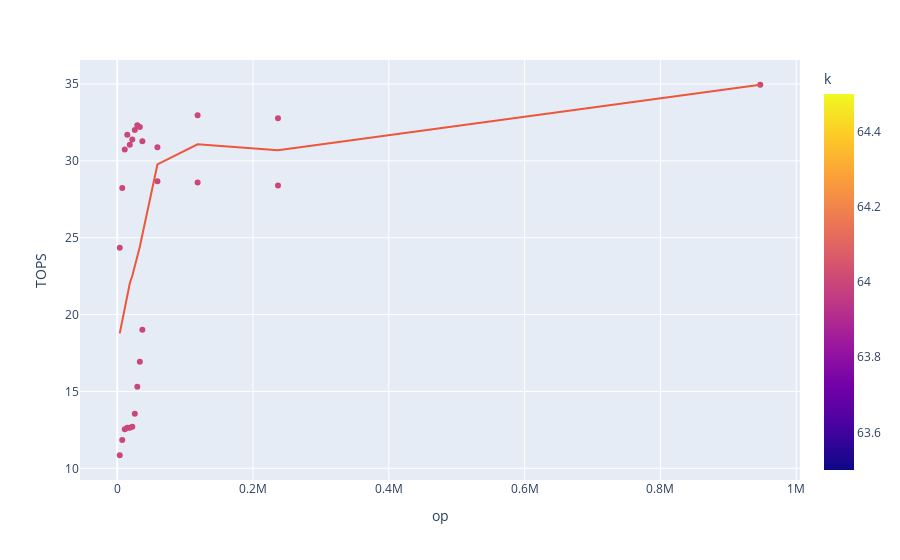

Notebook code cell kept with this figure:
### Code cell
fig = px.scatter(df[(df["precision"] == "half") & (df["k"] == 64) & (df["w"] == 224)], x="op", y="TOPS", color="k", trendline="lowess")
fig.show()
results = px.get_trendline_results(fig)
results.px_fit_results.iloc[0].summary()

### Figure 1 — Plotly figure (JSON) as saved in the notebook; plotly's stock layout.template omitted (floating-point values rounded to 4 significant figures)
{"data": [{"hovertemplate": "op=%{x}<br>TOPS=%{y}<br>k=%{marker.color}<extra></extra>", "legendgroup": "", "marker": {"color": [64, 64, 64, 64, 64, 64, 64, 64, 64, 64, 64, 64, 64, 64, 64, 64, 64, 64, 64, 64, 64, 64, 64, 64, 64, 64, 64], "coloraxis": "coloraxis", "symbol": "circle"}, "mode": "markers", "name": "", "showlegend": false, "type": "scatter", "x": [3699, 7399, 11098, 14798, 18497, 22196, 25896, 29595, 33294, 36994, 59190, 118380, 236760, 3699, 7399, 11098, 14798, 18497, 22196, 25896, 29595, 33294, 36994, 59190, 118380, 236760, 947040], "xaxis": "x", "y": [10.85, 11.84, 12.54, 12.64, 12.64, 12.71, 13.55, 15.3, 16.94, 19.02, 28.68, 28.59, 28.39, 24.34, 28.24, 30.74, 31.69, 31.04, 31.39, 32.01, 32.31, 32.2, 31.27, 30.89, 32.97, 32.77, 34.95], "yaxis": "y"}, {"hovertemplate": "<b>LOWESS trendline</b><br><br>op=%{x}<br>TOPS=%{y} <b>(trend)</b><extra></extra>", "legendgroup": "", "marker": {"symbol": "circle"}, "mode": "lines", "name": "", "showlegend": false, "type": "scatter", "x": [3699, 3699, 7399, 7399, 11098, 11098, 14798, 14798, 18497, 18497, 22196, 22196, 25896, 25896, 29595, 29595, 33294, 33294, 36994, 36994, 59190, 59190, 118380, 118380, 236760, 236760, 947040], "xaxis": "x", "y": [18.78, 18.78, 19.65, 19.65, 20.48, 20.48, 21.3, 21.3, 22.04, 22.04, 22.52, 22.52, 23.14, 23.14, 23.77, 23.77, 24.41, 24.41, 25.19, 25.19, 29.77, 29.77, 31.08, 31.08, 30.69, 30.69, 34.94], "yaxis": "y"}], "layout": {"coloraxis": {"colorbar": {"title": {"text": "k"}}, "colorscale": [[0, "#0d0887"], [0.1111, "#46039f"], [0.2222, "#7201a8"], [0.3333, "#9c179e"], [0.4444, "#bd3786"], [0.5556, "#d8576b"], [0.6667, "#ed7953"], [0.7778, "#fb9f3a"], [0.8889, "#fdca26"], [1, "#f0f921"]]}, "legend": {"tracegroupgap": 0}, "margin": {"t": 60}, "xaxis": {"anchor": "y", "domain": [0, 1], "title": {"text": "op"}}, "yaxis": {"anchor": "x", "domain": [0, 1], "title": {"text": "TOPS"}}}}
